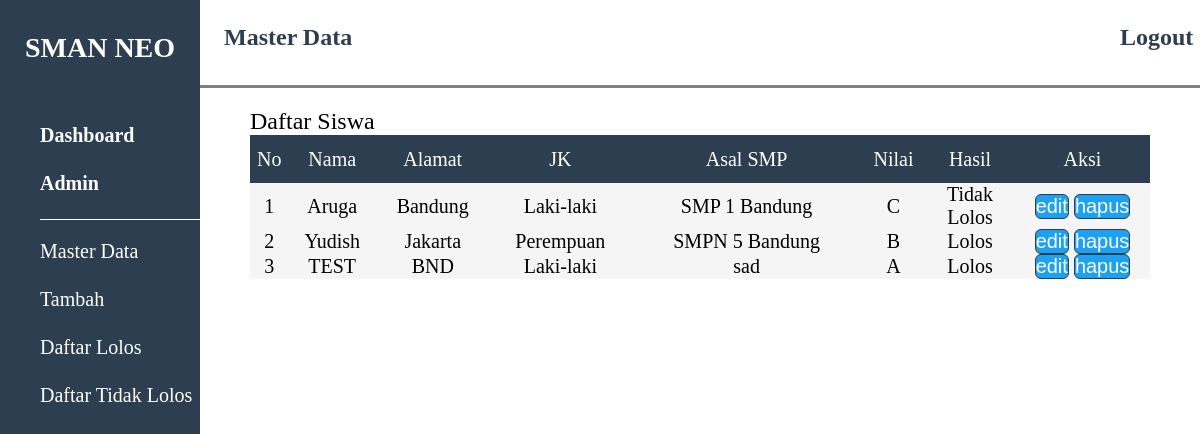
The app's page /admin.php with its own data.
### tables this page shows
CREATE TABLE `siswa` (
  `id` int(11) NOT NULL,
  `nama` varchar(250) NOT NULL,
  `alamat` varchar(250) NOT NULL,
  `jk` varchar(25) NOT NULL,
  `asal_sekolah` varchar(50) NOT NULL,
  `nilai` varchar(10) NOT NULL,
  `hasil` varchar(250) NOT NULL
);

### function.php (called while the page is built, shortened)
<?php
$koneksi=mysqli_connect("localhost","root","","db_dpw");
function query($query){
	global $koneksi;
	$ambil=mysqli_query($koneksi,$query);
	$rows=[];
	while ($row=mysqli_fetch_assoc($ambil)) {
		$rows[]=$row;
	}
	return $rows;
}
?>

### admin.php (the view, shortened to what this page needs)
<?php
include 'function.php';
$ambil=query("SELECT *FROM siswa");
?>
<!DOCTYPE html>
<html>
<head>
	<link rel="stylesheet" type="text/css" href="CSS/style.css">
</head>
<body>
	<div class="container">
		<div class="container-2">
			<div class="side-bar">
				<div class="head-side"><br>SMAN NEO</div>
				<div class="dash-side">Dashboard</div>
				<br>
				<div class="admin-side">Admin</div>
				<a href="admin.php" ><div class="master-data">Master Data</div></a><br>
				<a href="tambah.php"class="tambah"><div>Tambah</div></a><br>
				<a href="daftar_lolos.php"class="tambah"><div>Daftar Lolos</div></a>
				<a href="daftar_tlolos.php"class="tambah"><div>Daftar Tidak Lolos</div></a>
			</div>
			<div class="kotak2">
				<div class="header">
					<div class="set-head">
						<div class="set-nav">
							Master Data
						</div>
					</div>
					<a href="logout.php" class="logout">
						Logout
					</a>
				</div>
				<div class="konten">
					<p class="daftar-siswa">Daftar Siswa</p>
					<table class="tbl-master">
						<tr class="head-tbl">
							<td>No</td>
							<td>Nama</td>
							<td>Alamat</td>
							<td>JK</td>
							<td>Asal SMP</td>
							<td>Nilai</td>
							<td class="hasil">Hasil</td>
							<td class="aksi">Aksi</td>
						</tr>
						<?php $i=1; ?>
						<?php foreach($ambil as $row): ?>
							<tr class="conten-tbl">
								<td><?php echo $i; ?></td>
								<td><?php echo $row['nama']; ?></td>
								<td><?php echo $row['alamat']; ?></td>
								<td><?php echo $row['jk'] ?></td>
								<td><?php echo $row['asal_sekolah']; ?></td>
								<td><?php echo $row['nilai']; ?></td>
								<td><?php echo $row['hasil']; ?></td>
								<td>
									<a href="edit.php?id=<?php echo $row['id']; ?>"><button class="set-btn">edit</button></a>
									<a href="hapus.php?id=<?php echo $row['id']; ?>" onclick="return confirm('Yakin?')"><button class="set-btn">hapus</button></a>
								</td>
							</tr>
							<?php $i++; ?>
						<?php endforeach; ?>
					</table>
				</div>
			</div>
		</div>
	</div>
</body>
</html>

### CSS/style.css (style rules this page uses)
* { margin: 0px; padding: 0px; }
.container { width: 100%; height: 100vh; background-color: #FFFFFF; font-size: 1em; font-family: 'Poppins'; }
.container-2 { display: flex; }
.header { width: 100%; height: 11vh; border-bottom: 3px solid grey; display: flex; }
.master-data { color: white; font-size: 2.5vh; width: 80%; height: 6vh; float: right; text-decoration: none; padding-top: 1em; border-top-left-radius: 25px; border-bottom-left-radius: 25px; }
.tambah { color: white; font-size: 2.5vh; width: 80%; height: 6vh; float: right; text-decoration: none; padding-top: 1em; border-top-left-radius: 25px; border-bottom-left-radius: 25px; }
.logout { text-decoration: none; padding-top: 1em; font-weight: 600; text-align: center; font-size: 3vh; color: #2C3E50;; }
.konten { margin: 0px auto; width: 90%; height: 80vh; margin-top: 20px; }
.set-nav { padding-top: 1em; font-weight: 600; width: 70%; padding-left: 2vw; font-size:3vh; color: #2C3E50; }
.set-head { width: 92%; height:4em ; display: flex; }
.kotak2 { width: 100%; }
table { border-collapse: collapse; border-spacing: 0; }
.tbl-master { width: 100%; text-align: center; background-color: whitesmoke; height: 6em; }
.head-tbl { background-color: #2C3E50; color: white; height: 6vh; font-size: 2.5vh; }
.conten-tbl { font-size: 2.5vh; }
.daftar-siswa { font-size: 3vh; }
.hasil { width: 10%; }
.aksi { width: 15%; }
.set-btn { background-color: #1DA1F2; color: white; border-radius: 6px; font-size: 2.5vh; border: 1px solid #2C3E50; }
.side-bar { width:20%; height: 100vh; background-color: #2C3E50; text-align: justify; }
.head-side { width: 100%; font-weight: 600; font-size: 3.5vh; color: white; text-align: center; }
.admin-side { width: 80%; height: 6vh; border-bottom: 1px solid white; color: white; font-weight: 600; font-size: 2.5vh; float: right; }
.dash-side { color: white; font-weight: 600; font-size: 2.5vh; width: 80%; height: 6vh; float: right; margin-top: 3em; }
body { margin: 0px; padding: 0px; font-family: calibri; }
* { box-sizing: border-box; }
a { text-decoration: none; }

### records on screen
siswa: nama "Aruga", alamat "Bandung", jk "Laki-laki", asal_sekolah "SMP 1 Bandung", nilai "C", hasil "Tidak Lolos"
siswa: nama "Yudish", alamat "Jakarta", jk "Perempuan", asal_sekolah "SMPN 5 Bandung", nilai "B", hasil "Lolos"
siswa: nama "TEST", alamat "BND", jk "Laki-laki", asal_sekolah "sad", nilai "A", hasil "Lolos"
